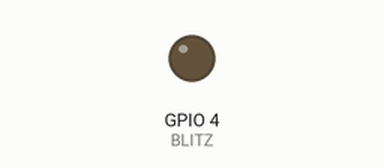
This sketch was run on a simulated ESP32. On the bench: output pins drawn as LEDs (lit = HIGH). What the sketch prints to the serial monitor is not drawn.

Above: at 1.7 s.
Timing chart, 0 to 11.8 s (numbered marks = the images above):
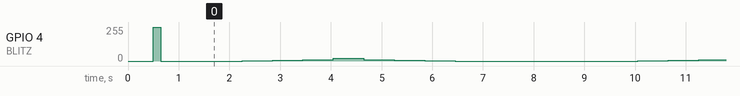

The sketch:

m-4-5-blitz.ino
```cpp
// 0 to Hero – Mission 4.5: Der Blitz
// Die helle Blitz-LED hängt über einen Transistor an GPIO 4.
// Erst ganz an und aus, dann gedimmt mit PWM.
// Achtung: Die LED ist sehr hell. Nicht direkt hineinschauen.
// Board: "AI Thinker ESP32-CAM".

const int BLITZ = 4;

void setup() {
  Serial.begin(115200);
  delay(500);
  Serial.println();

  // 1. Einfach an und aus, wie eine LED in Akt 2
  pinMode(BLITZ, OUTPUT);
  Serial.println("Blitz kurz an ...");
  digitalWrite(BLITZ, HIGH);
  delay(150);
  digitalWrite(BLITZ, LOW);
  delay(1000);

  // 2. PWM: 5000-mal pro Sekunde an und aus, Helligkeit in 256 Stufen (8 Bit)
  ledcAttach(BLITZ, 5000, 8);
}

void loop() {
  const int stufen[] = {0, 2, 5, 10, 20, 10, 5, 2};   // höchstens 20 von 255, also unter 10 %
  for (int s : stufen) {
    ledcWrite(BLITZ, s);
    Serial.printf("Tastgrad %d von 255 (%.0f %%)\n", s, s * 100.0 / 255);
    delay(600);
  }
  ledcWrite(BLITZ, 0);
  Serial.printf("KW-CHECK:m-4-5:%012llX:pwm-ok\n", (unsigned long long)ESP.getEfuseMac());
  delay(3000);
}
```

Measured:
- by itself, GPIO 4 (BLITZ): repeats every 7.8 s: 2/255 0.60 s, 5/255 0.60 s, 10/255 0.60 s, 20/255 0.60 s, 10/255 0.60 s, 5/255 0.60 s, 2/255 0.60 s, 0/255 3.6 s
